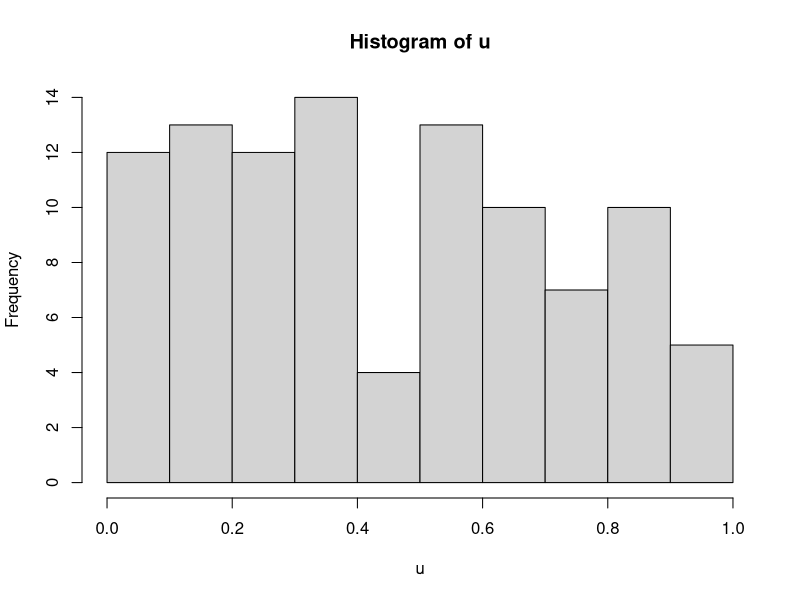

Write the R code that produced this figure.
## ---- chunk 1
#| include: false
# options(width = 53, scipen = 999)
library(knitr)
## ---- chunk 2
suppressPackageStartupMessages({
    library(dplyr)
    library(ggplot2)
})
set.seed(1234)
## ---- chunk 3
p <- 0.5

u <- runif(n = 1, min = 0, max = 1)
u

y <- ifelse(u < p, 1, 0)
y
## ---- chunk 4
u <- runif(n = 100, min = 0, max = 1)
summary(u)
hist(u)
## ---- chunk 5
ifelse(u < p, 1, 0) |>
    table(y = _) |>
    as.data.frame() |>
    dplyr::mutate(Prop = Freq / sum(Freq))
## ---- chunk 6
y <- rbinom(n = 100, size = 1, prob = p)
summary(y)
table(y = y) |>
    as.data.frame() |>
    dplyr::mutate(Prop = Freq / sum(Freq))
